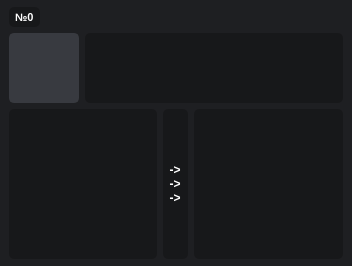
<?xml version="1.0" encoding="UTF-8"?>
<ui version="4.0">
 <class>Form</class>
 <widget class="QWidget" name="Form">
  <property name="geometry">
   <rect>
    <x>0</x>
    <y>0</y>
    <width>352</width>
    <height>266</height>
   </rect>
  </property>
  <property name="windowTitle">
   <string>Form</string>
  </property>
  <property name="styleSheet">
   <string notr="true">QWidget {
	background-color: rgb(30, 31, 34);
	color: rgb(255, 255, 255);
}

QLabel {
	color: rgb(255, 255, 255);
	background-color: rgb(23, 24, 26);
	border-radius: 5px;
}
QPushButton {
	border-radius: 5px;
	background-color: rgb(56, 58, 64);
	border: 2px solid rgb(56, 58, 64);
}

QPushButton:hover {
	background-color: rgb(76, 78, 84);
}

QPushButton:pressed {
	background-color: rgb(66, 68, 74);
	color: rgb(30, 31, 34);
}</string>
  </property>
  <layout class="QGridLayout" name="gridLayout_2">
   <property name="leftMargin">
    <number>0</number>
   </property>
   <property name="topMargin">
    <number>0</number>
   </property>
   <property name="rightMargin">
    <number>0</number>
   </property>
   <property name="bottomMargin">
    <number>0</number>
   </property>
   <property name="spacing">
    <number>0</number>
   </property>
   <item row="0" column="0">
    <widget class="QFrame" name="frame_3">
     <property name="frameShape">
      <enum>QFrame::NoFrame</enum>
     </property>
     <property name="frameShadow">
      <enum>QFrame::Raised</enum>
     </property>
     <layout class="QGridLayout" name="gridLayout_4">
      <property name="topMargin">
       <number>7</number>
      </property>
      <property name="bottomMargin">
       <number>7</number>
      </property>
      <item row="0" column="0">
       <widget class="QLabel" name="label">
        <property name="font">
         <font>
          <pointsize>8</pointsize>
          <weight>75</weight>
          <bold>true</bold>
         </font>
        </property>
        <property name="text">
         <string>  №0  </string>
        </property>
       </widget>
      </item>
      <item row="1" column="0" colspan="2">
       <widget class="QFrame" name="frame">
        <property name="sizePolicy">
         <sizepolicy hsizetype="Expanding" vsizetype="Expanding">
          <horstretch>0</horstretch>
          <verstretch>0</verstretch>
         </sizepolicy>
        </property>
        <property name="frameShape">
         <enum>QFrame::NoFrame</enum>
        </property>
        <property name="frameShadow">
         <enum>QFrame::Raised</enum>
        </property>
        <layout class="QGridLayout" name="gridLayout">
         <property name="leftMargin">
          <number>0</number>
         </property>
         <property name="topMargin">
          <number>0</number>
         </property>
         <property name="rightMargin">
          <number>0</number>
         </property>
         <property name="bottomMargin">
          <number>0</number>
         </property>
         <item row="0" column="0" colspan="2">
          <widget class="QFrame" name="frame_4">
           <property name="sizePolicy">
            <sizepolicy hsizetype="Expanding" vsizetype="Expanding">
             <horstretch>0</horstretch>
             <verstretch>0</verstretch>
            </sizepolicy>
           </property>
           <property name="minimumSize">
            <size>
             <width>0</width>
             <height>70</height>
            </size>
           </property>
           <property name="frameShape">
            <enum>QFrame::NoFrame</enum>
           </property>
           <property name="frameShadow">
            <enum>QFrame::Raised</enum>
           </property>
           <layout class="QGridLayout" name="gridLayout_5">
            <property name="leftMargin">
             <number>0</number>
            </property>
            <property name="topMargin">
             <number>0</number>
            </property>
            <property name="rightMargin">
             <number>0</number>
            </property>
            <property name="bottomMargin">
             <number>0</number>
            </property>
            <item row="0" column="1">
             <widget class="QTextBrowser" name="textBrowser">
              <property name="sizePolicy">
               <sizepolicy hsizetype="Expanding" vsizetype="Ignored">
                <horstretch>0</horstretch>
                <verstretch>0</verstretch>
               </sizepolicy>
              </property>
              <property name="font">
               <font>
                <pointsize>8</pointsize>
               </font>
              </property>
              <property name="styleSheet">
               <string notr="true">/* VERTICAL SCROLLBAR */
 QScrollBar:vertical {
	border: none;
    background-color: rgb(30, 31, 34);
    width: 7px;
	border-radius: 0px;
 }

/*  HANDLE BAR VERTICAL */
QScrollBar::handle:vertical {	
	background-color: rgb(43, 45, 49);
	min-height: 2px;
	border-radius: 2px;
	margin-right: 1px;
    margin-left: 1px;
}
QScrollBar::handle:vertical:hover{	
	background-color: rgb(63, 65, 69);
}
QScrollBar::handle:vertical:pressed {	
	background-color: rgb(53, 55, 59);
}

/* horizontal SCROLLBAR */
 QScrollBar:horizontal {
	border: none;
    background-color: rgb(30, 31, 34);
    height: 10px;
	border-radius: 0px;
 }

/*  HANDLE BAR horizontal */
QScrollBar::handle:horizontal {	
	background-color: rgb(43, 45, 49);
	min-width: 7px;
	border-radius: 2px;
	margin-top: 1px;
    margin-bottom: 4px;
}
QScrollBar::handle:horizontal:hover{	
	background-color: rgb(63, 65, 69);
}
QScrollBar::handle:horizontal:pressed {	
	background-color: rgb(53, 55, 59);
}

/* BTN TOP - SCROLLBAR */
QScrollBar::sub-line {
	border: none;
	background-color: none;
	height: none;
	border-top-left-radius: none;
	border-top-right-radius: none;
	subcontrol-position: none;
	subcontrol-origin: none;
}
QScrollBar::sub-line:hover {	
	background-color: none;
}
QScrollBar::sub-line:pressed {	
	background-color: none;
}

/* BTN BOTTOM - SCROLLBAR */
QScrollBar::add-line {
	border: none;
	background-color: none;
	height: none;
	border-bottom-left-radius: none;
	border-bottom-right-radius: none;
	subcontrol-position: none;
	subcontrol-origin: none;
}
QScrollBar::add-line:hover {	
	background-color: none;
}
QScrollBar::add-line:pressed {	
	background-color: none;
}

/* RESET ARROW */
QScrollBar::up-arrow, QScrollBar::down-arrow {
	background: none;
}
QScrollBar::add-page, QScrollBar::sub-page {
	background: none;
}

QTextBrowser {
	color: rgb(255, 255, 255);
	background-color: rgb(23, 24, 26);
	border-radius: 5px;
}</string>
              </property>
              <property name="frameShape">
               <enum>QFrame::NoFrame</enum>
              </property>
              <property name="html">
               <string>&lt;!DOCTYPE HTML PUBLIC &quot;-//W3C//DTD HTML 4.0//EN&quot; &quot;http://www.w3.org/TR/REC-html40/strict.dtd&quot;&gt;
&lt;html&gt;&lt;head&gt;&lt;meta name=&quot;qrichtext&quot; content=&quot;1&quot; /&gt;&lt;style type=&quot;text/css&quot;&gt;
p, li { white-space: pre-wrap; }
&lt;/style&gt;&lt;/head&gt;&lt;body style=&quot; font-family:'Noto Sans'; font-size:8pt; font-weight:400; font-style:normal;&quot;&gt;
&lt;p style=&quot;-qt-paragraph-type:empty; margin-top:0px; margin-bottom:0px; margin-left:0px; margin-right:0px; -qt-block-indent:0; text-indent:0px; font-size:9pt;&quot;&gt;&lt;br /&gt;&lt;/p&gt;&lt;/body&gt;&lt;/html&gt;</string>
              </property>
             </widget>
            </item>
            <item row="0" column="0">
             <widget class="QPushButton" name="pushButton">
              <property name="sizePolicy">
               <sizepolicy hsizetype="Fixed" vsizetype="Fixed">
                <horstretch>0</horstretch>
                <verstretch>0</verstretch>
               </sizepolicy>
              </property>
              <property name="minimumSize">
               <size>
                <width>70</width>
                <height>70</height>
               </size>
              </property>
              <property name="maximumSize">
               <size>
                <width>70</width>
                <height>70</height>
               </size>
              </property>
              <property name="font">
               <font>
                <pointsize>8</pointsize>
               </font>
              </property>
              <property name="text">
               <string/>
              </property>
              <property name="iconSize">
               <size>
                <width>64</width>
                <height>64</height>
               </size>
              </property>
             </widget>
            </item>
           </layout>
          </widget>
         </item>
         <item row="1" column="0" colspan="2">
          <widget class="QFrame" name="frame_2">
           <property name="sizePolicy">
            <sizepolicy hsizetype="Expanding" vsizetype="Expanding">
             <horstretch>0</horstretch>
             <verstretch>0</verstretch>
            </sizepolicy>
           </property>
           <property name="baseSize">
            <size>
             <width>0</width>
             <height>0</height>
            </size>
           </property>
           <property name="styleSheet">
            <string notr="true">/* VERTICAL SCROLLBAR */
 QScrollBar:vertical {
	border: none;
    background-color: rgb(30, 31, 34);
    width: 7px;
	border-radius: 0px;
 }

/*  HANDLE BAR VERTICAL */
QScrollBar::handle:vertical {	
	background-color: rgb(43, 45, 49);
	min-height: 2px;
	border-radius: 2px;
	margin-right: 1px;
    margin-left: 1px;
}
QScrollBar::handle:vertical:hover{	
	background-color: rgb(63, 65, 69);
}
QScrollBar::handle:vertical:pressed {	
	background-color: rgb(53, 55, 59);
}

/* horizontal SCROLLBAR */
 QScrollBar:horizontal {
	border: none;
    background-color: rgb(30, 31, 34);
    height: 10px;
	border-radius: 0px;
 }

/*  HANDLE BAR horizontal */
QScrollBar::handle:horizontal {	
	background-color: rgb(43, 45, 49);
	min-width: 7px;
	border-radius: 2px;
	margin-top: 1px;
    margin-bottom: 4px;
}
QScrollBar::handle:horizontal:hover{	
	background-color: rgb(63, 65, 69);
}
QScrollBar::handle:horizontal:pressed {	
	background-color: rgb(53, 55, 59);
}

/* BTN TOP - SCROLLBAR */
QScrollBar::sub-line {
	border: none;
	background-color: none;
	height: none;
	border-top-left-radius: none;
	border-top-right-radius: none;
	subcontrol-position: none;
	subcontrol-origin: none;
}
QScrollBar::sub-line:hover {	
	background-color: none;
}
QScrollBar::sub-line:pressed {	
	background-color: none;
}

/* BTN BOTTOM - SCROLLBAR */
QScrollBar::add-line {
	border: none;
	background-color: none;
	height: none;
	border-bottom-left-radius: none;
	border-bottom-right-radius: none;
	subcontrol-position: none;
	subcontrol-origin: none;
}
QScrollBar::add-line:hover {	
	background-color: none;
}
QScrollBar::add-line:pressed {	
	background-color: none;
}

/* RESET ARROW */
QScrollBar::up-arrow, QScrollBar::down-arrow {
	background: none;
}
QScrollBar::add-page, QScrollBar::sub-page {
	background: none;
}

QListWidget {
	color: rgb(255, 255, 255);
	background-color: rgb(23, 24, 26);
	border-radius: 5px;
}</string>
           </property>
           <property name="frameShape">
            <enum>QFrame::NoFrame</enum>
           </property>
           <property name="frameShadow">
            <enum>QFrame::Raised</enum>
           </property>
           <layout class="QGridLayout" name="gridLayout_3">
            <property name="leftMargin">
             <number>0</number>
            </property>
            <property name="topMargin">
             <number>0</number>
            </property>
            <property name="rightMargin">
             <number>0</number>
            </property>
            <property name="bottomMargin">
             <number>0</number>
            </property>
            <property name="horizontalSpacing">
             <number>6</number>
            </property>
            <property name="verticalSpacing">
             <number>0</number>
            </property>
            <item row="0" column="1">
             <widget class="QLabel" name="label_2">
              <property name="sizePolicy">
               <sizepolicy hsizetype="Minimum" vsizetype="Expanding">
                <horstretch>0</horstretch>
                <verstretch>0</verstretch>
               </sizepolicy>
              </property>
              <property name="font">
               <font>
                <weight>75</weight>
                <bold>true</bold>
               </font>
              </property>
              <property name="text">
               <string>  -&gt;  
  -&gt;  
  -&gt;  </string>
              </property>
             </widget>
            </item>
            <item row="0" column="2">
             <widget class="QListWidget" name="listWidget_2">
              <property name="font">
               <font>
                <pointsize>8</pointsize>
               </font>
              </property>
              <property name="frameShape">
               <enum>QFrame::NoFrame</enum>
              </property>
             </widget>
            </item>
            <item row="0" column="0">
             <widget class="QListWidget" name="listWidget">
              <property name="sizePolicy">
               <sizepolicy hsizetype="Expanding" vsizetype="Expanding">
                <horstretch>0</horstretch>
                <verstretch>0</verstretch>
               </sizepolicy>
              </property>
              <property name="font">
               <font>
                <pointsize>8</pointsize>
               </font>
              </property>
              <property name="styleSheet">
               <string notr="true"/>
              </property>
              <property name="frameShape">
               <enum>QFrame::NoFrame</enum>
              </property>
             </widget>
            </item>
           </layout>
          </widget>
         </item>
        </layout>
       </widget>
      </item>
      <item row="0" column="1">
       <spacer name="horizontalSpacer">
        <property name="orientation">
         <enum>Qt::Horizontal</enum>
        </property>
        <property name="sizeHint" stdset="0">
         <size>
          <width>40</width>
          <height>20</height>
         </size>
        </property>
       </spacer>
      </item>
     </layout>
    </widget>
   </item>
  </layout>
 </widget>
 <resources/>
 <connections/>
</ui>
